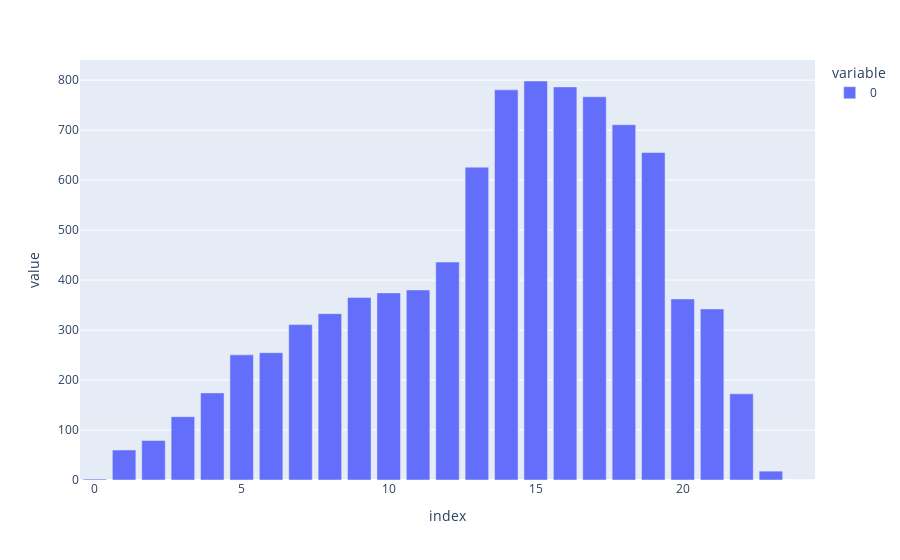

Notebook cell for this chart:
### Code cell
# amount of tokens supplied (balance) over time 
px.bar(transfer_df_1person['value'].cumsum().round(3).values)

### Figure 1 — Plotly figure (JSON) as saved in the notebook; plotly's stock layout.template omitted (floating-point values rounded to 4 significant figures)
{"data": [{"alignmentgroup": "True", "hovertemplate": "variable=0<br>index=%{x}<br>value=%{y}<extra></extra>", "legendgroup": "0", "marker": {"color": "#636efa", "pattern": {"shape": ""}}, "name": "0", "offsetgroup": "0", "orientation": "v", "showlegend": true, "textposition": "auto", "type": "bar", "x": [0, 1, 2, 3, 4, 5, 6, 7, 8, 9, 10, 11, 12, 13, 14, 15, 16, 17, 18, 19, 20, 21, 22, 23, 24], "xaxis": "x", "y": [1.919, 60.05, 79.11, 126.7, 174.3, 250.4, 254.8, 310.9, 332.8, 365.1, 374.4, 380.3, 436.0, 625.9, 780.6, 798.3, 786.5, 766.8, 711.0, 655.2, 362.3, 342.3, 172.4, 17.75, 0], "yaxis": "y"}], "layout": {"barmode": "relative", "legend": {"title": {"text": "variable"}, "tracegroupgap": 0}, "margin": {"t": 60}, "xaxis": {"anchor": "y", "domain": [0, 1], "title": {"text": "index"}}, "yaxis": {"anchor": "x", "domain": [0, 1], "title": {"text": "value"}}}}
